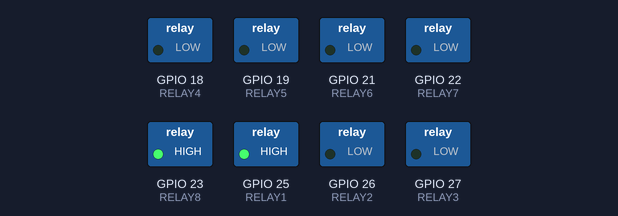
Recording of a sketch running on a simulated ESP32. Parts: switched loads named in the sketch (green lamp = pin HIGH).

Above: at 1.5 s.
At 4.5 s:
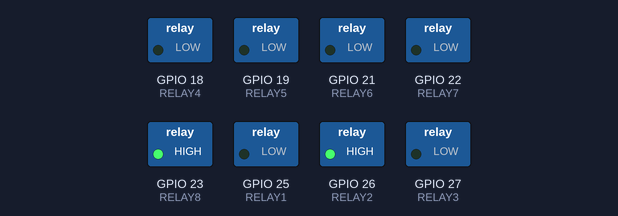
At 7.5 s:
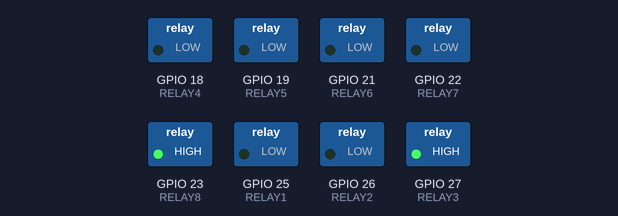
At 10.5 s:
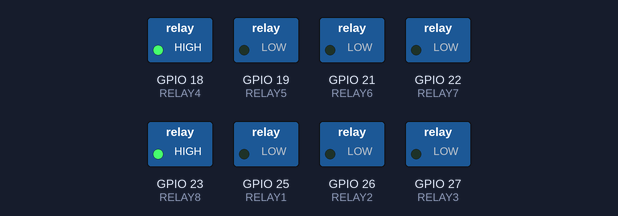
Timing chart, 0 to 15.6 s (numbered marks = the images above):
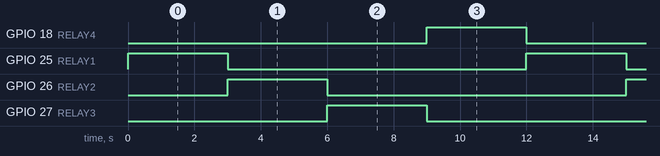

Measured:
- by itself, GPIO 18 (RELAY4), GPIO 25 (RELAY1), GPIO 26 (RELAY2), GPIO 27 (RELAY3): alternates HIGH for 3.0 s and LOW for 9.0 s
- by itself, everything shown: repeats every 12.0 s, in 4 steps

The sketch:

__main__demo.ino
```cpp
// TODO: refactor for god sake

#define RELAY1 25
#define RELAY2 26
#define RELAY3 27
#define RELAY4 18

#define RELAY5 19
#define RELAY6 21
#define RELAY7 22
#define RELAY8 23

#define IN1 32

void setup()
{
  pinMode(RELAY1, OUTPUT);
  pinMode(RELAY2, OUTPUT);
  pinMode(RELAY3, OUTPUT);
  pinMode(RELAY4, OUTPUT);
  pinMode(RELAY5, OUTPUT);
  pinMode(RELAY6, OUTPUT);
  pinMode(RELAY7, OUTPUT);
  pinMode(RELAY8, OUTPUT);
  pinMode(IN1, INPUT);
}

void loop()
{

  digitalWrite(RELAY8, HIGH);

  digitalWrite(RELAY1, HIGH);
  digitalWrite(RELAY2, LOW);
  digitalWrite(RELAY3, LOW);
  digitalWrite(RELAY4, LOW);
  delay(3000);
  digitalWrite(RELAY1, LOW);
  digitalWrite(RELAY2, HIGH);
  digitalWrite(RELAY3, LOW);
  digitalWrite(RELAY4, LOW);
  delay(3000);
  digitalWrite(RELAY1, LOW);
  digitalWrite(RELAY2, LOW);
  digitalWrite(RELAY3, HIGH);
  digitalWrite(RELAY4, LOW);
  delay(3000);
  digitalWrite(RELAY1, LOW);
  digitalWrite(RELAY2, LOW);
  digitalWrite(RELAY3, LOW);
  digitalWrite(RELAY4, HIGH);
  delay(3000);

}
```
